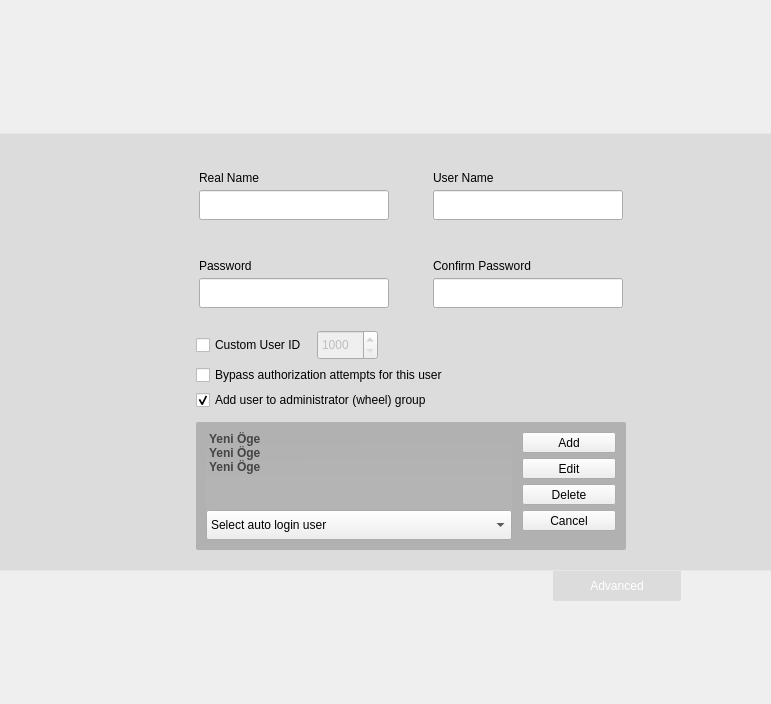
<?xml version="1.0" encoding="UTF-8"?>
<ui version="4.0">
 <class>SetupUsersWidget</class>
 <widget class="QWidget" name="SetupUsersWidget">
  <property name="geometry">
   <rect>
    <x>0</x>
    <y>0</y>
    <width>771</width>
    <height>704</height>
   </rect>
  </property>
  <property name="windowTitle">
   <string/>
  </property>
  <property name="styleSheet">
   <string notr="true">#groupBox { 
	border: 0px;
}

#groupBox_2 { 
	border-top: 0px solid rgba(255,255,255,30);
}

#groupBox_3 { 
	border-top: 0px solid rgba(255,255,255,30);
}

QListView {
       show-decoration-selected: 1; /* make the selection span the entire width of the view */
       color: #444444;
       background-color: qlineargradient(spread:pad, x1:0.5, y1:0, x2:0.516304, y2:0.653, stop:0 rgba(171, 171, 171, 10), stop:1 rgba(255, 255, 255, 10));
       border-radius: 2px;
	   font-weight: bold;
 }




</string>
  </property>
  <layout class="QVBoxLayout" name="verticalLayout_4">
   <property name="spacing">
    <number>0</number>
   </property>
   <property name="margin">
    <number>0</number>
   </property>
   <item>
    <spacer name="verticalSpacer_4">
     <property name="orientation">
      <enum>Qt::Vertical</enum>
     </property>
     <property name="sizeHint" stdset="0">
      <size>
       <width>20</width>
       <height>40</height>
      </size>
     </property>
    </spacer>
   </item>
   <item>
    <widget class="QFrame" name="frame_3">
     <property name="sizePolicy">
      <sizepolicy hsizetype="Expanding" vsizetype="Fixed">
       <horstretch>0</horstretch>
       <verstretch>0</verstretch>
      </sizepolicy>
     </property>
     <property name="minimumSize">
      <size>
       <width>0</width>
       <height>30</height>
      </size>
     </property>
     <property name="maximumSize">
      <size>
       <width>16777215</width>
       <height>30</height>
      </size>
     </property>
     <property name="styleSheet">
      <string notr="true">#frame_3{background-color: rgba(0,0,0,0)}</string>
     </property>
     <property name="frameShape">
      <enum>QFrame::NoFrame</enum>
     </property>
     <property name="frameShadow">
      <enum>QFrame::Raised</enum>
     </property>
     <layout class="QHBoxLayout" name="horizontalLayout_10">
      <property name="spacing">
       <number>30</number>
      </property>
      <item>
       <spacer name="horizontalSpacer_10">
        <property name="orientation">
         <enum>Qt::Horizontal</enum>
        </property>
        <property name="sizeHint" stdset="0">
         <size>
          <width>40</width>
          <height>20</height>
         </size>
        </property>
       </spacer>
      </item>
      <item>
       <spacer name="horizontalSpacer_13">
        <property name="orientation">
         <enum>Qt::Horizontal</enum>
        </property>
        <property name="sizeType">
         <enum>QSizePolicy::Fixed</enum>
        </property>
        <property name="sizeHint" stdset="0">
         <size>
          <width>110</width>
          <height>20</height>
         </size>
        </property>
       </spacer>
      </item>
      <item>
       <spacer name="horizontalSpacer_12">
        <property name="orientation">
         <enum>Qt::Horizontal</enum>
        </property>
        <property name="sizeHint" stdset="0">
         <size>
          <width>40</width>
          <height>20</height>
         </size>
        </property>
       </spacer>
      </item>
     </layout>
    </widget>
   </item>
   <item>
    <widget class="QFrame" name="frame">
     <property name="sizePolicy">
      <sizepolicy hsizetype="Expanding" vsizetype="Fixed">
       <horstretch>0</horstretch>
       <verstretch>0</verstretch>
      </sizepolicy>
     </property>
     <property name="minimumSize">
      <size>
       <width>600</width>
       <height>250</height>
      </size>
     </property>
     <property name="maximumSize">
      <size>
       <width>16777215</width>
       <height>16777215</height>
      </size>
     </property>
     <property name="styleSheet">
      <string notr="true">#frame{
background-color: rgba(0,0,0,20);
border-top: 1px solid rgba(255, 255, 255, 75);/*white*/
border-bottom: 1px solid rgba(255, 255, 255, 75);/*white*/
}
</string>
     </property>
     <property name="frameShape">
      <enum>QFrame::NoFrame</enum>
     </property>
     <property name="frameShadow">
      <enum>QFrame::Raised</enum>
     </property>
     <layout class="QGridLayout" name="gridLayout">
      <property name="topMargin">
       <number>20</number>
      </property>
      <property name="bottomMargin">
       <number>20</number>
      </property>
      <property name="horizontalSpacing">
       <number>30</number>
      </property>
      <property name="verticalSpacing">
       <number>0</number>
      </property>
      <item row="1" column="0">
       <spacer name="horizontalSpacer">
        <property name="orientation">
         <enum>Qt::Horizontal</enum>
        </property>
        <property name="sizeHint" stdset="0">
         <size>
          <width>40</width>
          <height>20</height>
         </size>
        </property>
       </spacer>
      </item>
      <item row="1" column="3">
       <spacer name="horizontalSpacer_2">
        <property name="orientation">
         <enum>Qt::Horizontal</enum>
        </property>
        <property name="sizeHint" stdset="0">
         <size>
          <width>40</width>
          <height>20</height>
         </size>
        </property>
       </spacer>
      </item>
      <item row="1" column="1">
       <layout class="QVBoxLayout" name="verticalLayout">
        <property name="spacing">
         <number>0</number>
        </property>
        <property name="rightMargin">
         <number>0</number>
        </property>
        <item>
         <widget class="QLabel" name="label">
          <property name="sizePolicy">
           <sizepolicy hsizetype="Preferred" vsizetype="Fixed">
            <horstretch>0</horstretch>
            <verstretch>0</verstretch>
           </sizepolicy>
          </property>
          <property name="text">
           <string/>
          </property>
          <property name="pixmap">
           <pixmap resource="../../../../yali-theme-pisi-1.0/data.qrc">:/gui/pics/system-users.png</pixmap>
          </property>
         </widget>
        </item>
        <item>
         <spacer name="verticalSpacer_6">
          <property name="orientation">
           <enum>Qt::Vertical</enum>
          </property>
          <property name="sizeHint" stdset="0">
           <size>
            <width>20</width>
            <height>40</height>
           </size>
          </property>
         </spacer>
        </item>
       </layout>
      </item>
      <item row="0" column="2">
       <spacer name="verticalSpacer">
        <property name="orientation">
         <enum>Qt::Vertical</enum>
        </property>
        <property name="sizeHint" stdset="0">
         <size>
          <width>20</width>
          <height>0</height>
         </size>
        </property>
       </spacer>
      </item>
      <item row="2" column="2">
       <spacer name="verticalSpacer_5">
        <property name="orientation">
         <enum>Qt::Vertical</enum>
        </property>
        <property name="sizeHint" stdset="0">
         <size>
          <width>20</width>
          <height>0</height>
         </size>
        </property>
       </spacer>
      </item>
      <item row="1" column="2">
       <widget class="QFrame" name="formFrame">
        <property name="minimumSize">
         <size>
          <width>430</width>
          <height>0</height>
         </size>
        </property>
        <property name="maximumSize">
         <size>
          <width>430</width>
          <height>16777215</height>
         </size>
        </property>
        <property name="frameShape">
         <enum>QFrame::NoFrame</enum>
        </property>
        <property name="frameShadow">
         <enum>QFrame::Raised</enum>
        </property>
        <property name="lineWidth">
         <number>0</number>
        </property>
        <layout class="QVBoxLayout" name="verticalLayout_2">
         <property name="spacing">
          <number>8</number>
         </property>
         <property name="margin">
          <number>0</number>
         </property>
         <item>
          <widget class="QGroupBox" name="groupBox">
           <property name="minimumSize">
            <size>
             <width>330</width>
             <height>0</height>
            </size>
           </property>
           <property name="maximumSize">
            <size>
             <width>16777215</width>
             <height>16777215</height>
            </size>
           </property>
           <property name="styleSheet">
            <string notr="true"/>
           </property>
           <property name="title">
            <string/>
           </property>
           <property name="flat">
            <bool>true</bool>
           </property>
           <layout class="QGridLayout" name="gridLayout_4">
            <property name="leftMargin">
             <number>0</number>
            </property>
            <property name="rightMargin">
             <number>0</number>
            </property>
            <property name="horizontalSpacing">
             <number>15</number>
            </property>
            <property name="verticalSpacing">
             <number>5</number>
            </property>
            <item row="0" column="2">
             <widget class="QLabel" name="textLabel1_3">
              <property name="text">
               <string>User Name</string>
              </property>
              <property name="wordWrap">
               <bool>false</bool>
              </property>
             </widget>
            </item>
            <item row="0" column="0">
             <widget class="QLabel" name="textLabel1_4">
              <property name="text">
               <string>Real Name</string>
              </property>
              <property name="wordWrap">
               <bool>false</bool>
              </property>
             </widget>
            </item>
            <item row="1" column="0">
             <widget class="QLineEdit" name="realname">
              <property name="sizePolicy">
               <sizepolicy hsizetype="Fixed" vsizetype="Fixed">
                <horstretch>0</horstretch>
                <verstretch>0</verstretch>
               </sizepolicy>
              </property>
              <property name="minimumSize">
               <size>
                <width>190</width>
                <height>30</height>
               </size>
              </property>
              <property name="maximumSize">
               <size>
                <width>190</width>
                <height>30</height>
               </size>
              </property>
              <property name="styleSheet">
               <string notr="true"/>
              </property>
              <property name="frame">
               <bool>true</bool>
              </property>
              <property name="placeholderText">
               <string/>
              </property>
             </widget>
            </item>
            <item row="1" column="2">
             <widget class="QLineEdit" name="username">
              <property name="minimumSize">
               <size>
                <width>190</width>
                <height>30</height>
               </size>
              </property>
              <property name="maximumSize">
               <size>
                <width>190</width>
                <height>30</height>
               </size>
              </property>
              <property name="placeholderText">
               <string/>
              </property>
             </widget>
            </item>
            <item row="1" column="1">
             <widget class="QLabel" name="label_2">
              <property name="text">
               <string/>
              </property>
              <property name="pixmap">
               <pixmap resource="../../../../yali-theme-pisi-1.0/data.qrc">:/gui/pics/arrow-right.png</pixmap>
              </property>
             </widget>
            </item>
           </layout>
          </widget>
         </item>
         <item>
          <widget class="QGroupBox" name="groupBox_2">
           <property name="minimumSize">
            <size>
             <width>330</width>
             <height>0</height>
            </size>
           </property>
           <property name="maximumSize">
            <size>
             <width>16777215</width>
             <height>16777215</height>
            </size>
           </property>
           <property name="title">
            <string/>
           </property>
           <property name="flat">
            <bool>true</bool>
           </property>
           <layout class="QGridLayout" name="gridLayout_5">
            <property name="leftMargin">
             <number>0</number>
            </property>
            <property name="rightMargin">
             <number>0</number>
            </property>
            <property name="horizontalSpacing">
             <number>15</number>
            </property>
            <property name="verticalSpacing">
             <number>5</number>
            </property>
            <item row="0" column="0">
             <widget class="QLabel" name="textLabel1_2">
              <property name="text">
               <string>Password</string>
              </property>
              <property name="wordWrap">
               <bool>false</bool>
              </property>
             </widget>
            </item>
            <item row="0" column="2">
             <widget class="QLabel" name="textLabel1">
              <property name="text">
               <string>Confirm Password</string>
              </property>
              <property name="wordWrap">
               <bool>false</bool>
              </property>
             </widget>
            </item>
            <item row="1" column="0">
             <widget class="QLineEdit" name="pass1">
              <property name="minimumSize">
               <size>
                <width>190</width>
                <height>30</height>
               </size>
              </property>
              <property name="maximumSize">
               <size>
                <width>190</width>
                <height>30</height>
               </size>
              </property>
              <property name="styleSheet">
               <string notr="true"/>
              </property>
              <property name="echoMode">
               <enum>QLineEdit::Password</enum>
              </property>
              <property name="placeholderText">
               <string/>
              </property>
             </widget>
            </item>
            <item row="1" column="2">
             <widget class="QLineEdit" name="pass2">
              <property name="minimumSize">
               <size>
                <width>190</width>
                <height>30</height>
               </size>
              </property>
              <property name="maximumSize">
               <size>
                <width>190</width>
                <height>30</height>
               </size>
              </property>
              <property name="echoMode">
               <enum>QLineEdit::Password</enum>
              </property>
              <property name="placeholderText">
               <string/>
              </property>
             </widget>
            </item>
            <item row="1" column="1">
             <widget class="QLabel" name="label_3">
              <property name="text">
               <string/>
              </property>
              <property name="pixmap">
               <pixmap resource="../../../../yali-theme-pisi-1.0/data.qrc">:/gui/pics/arrow-right.png</pixmap>
              </property>
             </widget>
            </item>
           </layout>
          </widget>
         </item>
         <item>
          <widget class="QScrollArea" name="scrollArea">
           <property name="sizePolicy">
            <sizepolicy hsizetype="Expanding" vsizetype="Fixed">
             <horstretch>0</horstretch>
             <verstretch>0</verstretch>
            </sizepolicy>
           </property>
           <property name="styleSheet">
            <string notr="true">#scrollArea {background-color: rgba(0,0,0,0)}
#scrollAreaWidgetContents {background-color: rgba(0,0,0,0)}</string>
           </property>
           <property name="frameShape">
            <enum>QFrame::NoFrame</enum>
           </property>
           <property name="verticalScrollBarPolicy">
            <enum>Qt::ScrollBarAlwaysOff</enum>
           </property>
           <property name="horizontalScrollBarPolicy">
            <enum>Qt::ScrollBarAlwaysOff</enum>
           </property>
           <property name="widgetResizable">
            <bool>true</bool>
           </property>
           <widget class="QWidget" name="scrollAreaWidgetContents">
            <property name="geometry">
             <rect>
              <x>0</x>
              <y>0</y>
              <width>430</width>
              <height>220</height>
             </rect>
            </property>
            <layout class="QVBoxLayout" name="verticalLayout_9">
             <property name="spacing">
              <number>0</number>
             </property>
             <property name="margin">
              <number>0</number>
             </property>
             <item>
              <widget class="QFrame" name="frame_4">
               <property name="minimumSize">
                <size>
                 <width>0</width>
                 <height>220</height>
                </size>
               </property>
               <property name="maximumSize">
                <size>
                 <width>16777215</width>
                 <height>220</height>
                </size>
               </property>
               <property name="frameShape">
                <enum>QFrame::NoFrame</enum>
               </property>
               <property name="frameShadow">
                <enum>QFrame::Raised</enum>
               </property>
               <layout class="QVBoxLayout" name="verticalLayout_3">
                <property name="spacing">
                 <number>5</number>
                </property>
                <property name="margin">
                 <number>0</number>
                </property>
                <item>
                 <layout class="QHBoxLayout" name="horizontalLayout_2">
                  <property name="spacing">
                   <number>10</number>
                  </property>
                  <property name="topMargin">
                   <number>0</number>
                  </property>
                  <item>
                   <widget class="QCheckBox" name="userIDCheck">
                    <property name="sizePolicy">
                     <sizepolicy hsizetype="Fixed" vsizetype="Fixed">
                      <horstretch>0</horstretch>
                      <verstretch>0</verstretch>
                     </sizepolicy>
                    </property>
                    <property name="text">
                     <string>Custom User ID</string>
                    </property>
                   </widget>
                  </item>
                  <item>
                   <widget class="QSpinBox" name="userID">
                    <property name="enabled">
                     <bool>false</bool>
                    </property>
                    <property name="sizePolicy">
                     <sizepolicy hsizetype="Fixed" vsizetype="Fixed">
                      <horstretch>0</horstretch>
                      <verstretch>0</verstretch>
                     </sizepolicy>
                    </property>
                    <property name="minimumSize">
                     <size>
                      <width>0</width>
                      <height>30</height>
                     </size>
                    </property>
                    <property name="minimum">
                     <number>1000</number>
                    </property>
                    <property name="maximum">
                     <number>65000</number>
                    </property>
                   </widget>
                  </item>
                  <item>
                   <spacer name="horizontalSpacer_11">
                    <property name="orientation">
                     <enum>Qt::Horizontal</enum>
                    </property>
                    <property name="sizeHint" stdset="0">
                     <size>
                      <width>40</width>
                      <height>20</height>
                     </size>
                    </property>
                   </spacer>
                  </item>
                 </layout>
                </item>
                <item>
                 <widget class="QCheckBox" name="noPass">
                  <property name="sizePolicy">
                   <sizepolicy hsizetype="Fixed" vsizetype="Fixed">
                    <horstretch>0</horstretch>
                    <verstretch>0</verstretch>
                   </sizepolicy>
                  </property>
                  <property name="statusTip">
                   <string>Not recommended</string>
                  </property>
                  <property name="text">
                   <string>Bypass authorization attempts for this user</string>
                  </property>
                 </widget>
                </item>
                <item>
                 <widget class="QCheckBox" name="admin">
                  <property name="sizePolicy">
                   <sizepolicy hsizetype="Fixed" vsizetype="Fixed">
                    <horstretch>0</horstretch>
                    <verstretch>0</verstretch>
                   </sizepolicy>
                  </property>
                  <property name="text">
                   <string>Add user to administrator (wheel) group</string>
                  </property>
                  <property name="checked">
                   <bool>true</bool>
                  </property>
                 </widget>
                </item>
                <item>
                 <spacer name="verticalSpacer_7">
                  <property name="orientation">
                   <enum>Qt::Vertical</enum>
                  </property>
                  <property name="sizeType">
                   <enum>QSizePolicy::Fixed</enum>
                  </property>
                  <property name="sizeHint" stdset="0">
                   <size>
                    <width>20</width>
                    <height>7</height>
                   </size>
                  </property>
                 </spacer>
                </item>
                <item>
                 <widget class="QFrame" name="frame_5">
                  <property name="styleSheet">
                   <string notr="true">#frame_5{ 
	border:0px;
	background-color: rgba(0, 0, 0, 50);
	border-radius: 2px;
}</string>
                  </property>
                  <property name="frameShape">
                   <enum>QFrame::StyledPanel</enum>
                  </property>
                  <property name="frameShadow">
                   <enum>QFrame::Raised</enum>
                  </property>
                  <layout class="QVBoxLayout" name="verticalLayout_5">
                   <property name="spacing">
                    <number>0</number>
                   </property>
                   <property name="margin">
                    <number>10</number>
                   </property>
                   <item>
                    <layout class="QHBoxLayout" name="horizontalLayout_4">
                     <property name="spacing">
                      <number>10</number>
                     </property>
                     <property name="leftMargin">
                      <number>0</number>
                     </property>
                     <property name="topMargin">
                      <number>0</number>
                     </property>
                     <item>
                      <layout class="QVBoxLayout" name="verticalLayout_6">
                       <property name="spacing">
                        <number>0</number>
                       </property>
                       <property name="rightMargin">
                        <number>0</number>
                       </property>
                       <item>
                        <widget class="QListWidget" name="userList">
                         <property name="sizePolicy">
                          <sizepolicy hsizetype="Expanding" vsizetype="Fixed">
                           <horstretch>0</horstretch>
                           <verstretch>0</verstretch>
                          </sizepolicy>
                         </property>
                         <property name="minimumSize">
                          <size>
                           <width>300</width>
                           <height>79</height>
                          </size>
                         </property>
                         <property name="maximumSize">
                          <size>
                           <width>16777215</width>
                           <height>79</height>
                          </size>
                         </property>
                         <property name="frameShape">
                          <enum>QFrame::StyledPanel</enum>
                         </property>
                         <property name="frameShadow">
                          <enum>QFrame::Plain</enum>
                         </property>
                         <property name="alternatingRowColors">
                          <bool>false</bool>
                         </property>
                         <property name="iconSize">
                          <size>
                           <width>32</width>
                           <height>32</height>
                          </size>
                         </property>
                         <property name="currentRow">
                          <number>-1</number>
                         </property>
                         <item>
                          <property name="text">
                           <string>Yeni Öge</string>
                          </property>
                         </item>
                         <item>
                          <property name="text">
                           <string>Yeni Öge</string>
                          </property>
                         </item>
                         <item>
                          <property name="text">
                           <string>Yeni Öge</string>
                          </property>
                         </item>
                        </widget>
                       </item>
                       <item>
                        <spacer name="verticalSpacer_20">
                         <property name="orientation">
                          <enum>Qt::Vertical</enum>
                         </property>
                         <property name="sizeHint" stdset="0">
                          <size>
                           <width>20</width>
                           <height>10</height>
                          </size>
                         </property>
                        </spacer>
                       </item>
                       <item>
                        <widget class="QComboBox" name="autoLogin">
                         <property name="sizePolicy">
                          <sizepolicy hsizetype="Expanding" vsizetype="Fixed">
                           <horstretch>0</horstretch>
                           <verstretch>0</verstretch>
                          </sizepolicy>
                         </property>
                         <property name="minimumSize">
                          <size>
                           <width>0</width>
                           <height>30</height>
                          </size>
                         </property>
                         <property name="maximumSize">
                          <size>
                           <width>16777215</width>
                           <height>16777215</height>
                          </size>
                         </property>
                         <property name="minimumContentsLength">
                          <number>22</number>
                         </property>
                         <item>
                          <property name="text">
                           <string>Select auto login user</string>
                          </property>
                         </item>
                        </widget>
                       </item>
                       <item>
                        <spacer name="verticalSpacer_17">
                         <property name="orientation">
                          <enum>Qt::Vertical</enum>
                         </property>
                         <property name="sizeHint" stdset="0">
                          <size>
                           <width>20</width>
                           <height>0</height>
                          </size>
                         </property>
                        </spacer>
                       </item>
                      </layout>
                     </item>
                     <item>
                      <widget class="QFrame" name="userOperationsLayout">
                       <property name="sizePolicy">
                        <sizepolicy hsizetype="Preferred" vsizetype="Expanding">
                         <horstretch>0</horstretch>
                         <verstretch>0</verstretch>
                        </sizepolicy>
                       </property>
                       <property name="minimumSize">
                        <size>
                         <width>0</width>
                         <height>0</height>
                        </size>
                       </property>
                       <property name="maximumSize">
                        <size>
                         <width>94</width>
                         <height>16777215</height>
                        </size>
                       </property>
                       <property name="frameShape">
                        <enum>QFrame::NoFrame</enum>
                       </property>
                       <property name="frameShadow">
                        <enum>QFrame::Raised</enum>
                       </property>
                       <layout class="QHBoxLayout" name="horizontalLayout">
                        <property name="spacing">
                         <number>0</number>
                        </property>
                        <property name="margin">
                         <number>0</number>
                        </property>
                        <item>
                         <layout class="QVBoxLayout" name="verticalLayout_10">
                          <property name="spacing">
                           <number>5</number>
                          </property>
                          <property name="leftMargin">
                           <number>0</number>
                          </property>
                          <item>
                           <widget class="QToolButton" name="createButton">
                            <property name="sizePolicy">
                             <sizepolicy hsizetype="Expanding" vsizetype="Fixed">
                              <horstretch>0</horstretch>
                              <verstretch>0</verstretch>
                             </sizepolicy>
                            </property>
                            <property name="maximumSize">
                             <size>
                              <width>16777215</width>
                              <height>16777215</height>
                             </size>
                            </property>
                            <property name="text">
                             <string>Add</string>
                            </property>
                            <property name="icon">
                             <iconset resource="../../../../yali-theme-pisi-1.0/data.qrc">
                              <normaloff>:/gui/pics/user-group-new.png</normaloff>:/gui/pics/user-group-new.png</iconset>
                            </property>
                            <property name="popupMode">
                             <enum>QToolButton::DelayedPopup</enum>
                            </property>
                            <property name="toolButtonStyle">
                             <enum>Qt::ToolButtonTextBesideIcon</enum>
                            </property>
                            <property name="autoRaise">
                             <bool>false</bool>
                            </property>
                           </widget>
                          </item>
                          <item>
                           <widget class="QToolButton" name="editButton">
                            <property name="sizePolicy">
                             <sizepolicy hsizetype="Expanding" vsizetype="Fixed">
                              <horstretch>0</horstretch>
                              <verstretch>0</verstretch>
                             </sizepolicy>
                            </property>
                            <property name="maximumSize">
                             <size>
                              <width>16777215</width>
                              <height>16777215</height>
                             </size>
                            </property>
                            <property name="text">
                             <string>Edit</string>
                            </property>
                            <property name="icon">
                             <iconset resource="../../../../yali-theme-pisi-1.0/data.qrc">
                              <normaloff>:/gui/pics/user-group-properties.png</normaloff>:/gui/pics/user-group-properties.png</iconset>
                            </property>
                            <property name="toolButtonStyle">
                             <enum>Qt::ToolButtonTextBesideIcon</enum>
                            </property>
                           </widget>
                          </item>
                          <item>
                           <widget class="QToolButton" name="deleteButton">
                            <property name="sizePolicy">
                             <sizepolicy hsizetype="Expanding" vsizetype="Fixed">
                              <horstretch>0</horstretch>
                              <verstretch>0</verstretch>
                             </sizepolicy>
                            </property>
                            <property name="maximumSize">
                             <size>
                              <width>16777215</width>
                              <height>16777215</height>
                             </size>
                            </property>
                            <property name="text">
                             <string>Delete</string>
                            </property>
                            <property name="icon">
                             <iconset resource="../../../../yali-theme-pisi-1.0/data.qrc">
                              <normaloff>:/gui/pics/user-group-delete.png</normaloff>:/gui/pics/user-group-delete.png</iconset>
                            </property>
                            <property name="popupMode">
                             <enum>QToolButton::DelayedPopup</enum>
                            </property>
                            <property name="toolButtonStyle">
                             <enum>Qt::ToolButtonTextBesideIcon</enum>
                            </property>
                            <property name="autoRaise">
                             <bool>false</bool>
                            </property>
                           </widget>
                          </item>
                          <item>
                           <widget class="QToolButton" name="cancelButton">
                            <property name="sizePolicy">
                             <sizepolicy hsizetype="Expanding" vsizetype="Fixed">
                              <horstretch>0</horstretch>
                              <verstretch>0</verstretch>
                             </sizepolicy>
                            </property>
                            <property name="maximumSize">
                             <size>
                              <width>16777215</width>
                              <height>16777215</height>
                             </size>
                            </property>
                            <property name="text">
                             <string>Cancel</string>
                            </property>
                            <property name="icon">
                             <iconset resource="../../../../yali-theme-pisi-1.0/data.qrc">
                              <normaloff>:/gui/pics/dialog-cancel.png</normaloff>:/gui/pics/dialog-cancel.png</iconset>
                            </property>
                            <property name="toolButtonStyle">
                             <enum>Qt::ToolButtonTextBesideIcon</enum>
                            </property>
                           </widget>
                          </item>
                          <item>
                           <spacer name="verticalSpacer_19">
                            <property name="orientation">
                             <enum>Qt::Vertical</enum>
                            </property>
                            <property name="sizeHint" stdset="0">
                             <size>
                              <width>20</width>
                              <height>0</height>
                             </size>
                            </property>
                           </spacer>
                          </item>
                         </layout>
                        </item>
                       </layout>
                      </widget>
                     </item>
                    </layout>
                   </item>
                  </layout>
                 </widget>
                </item>
               </layout>
              </widget>
             </item>
            </layout>
           </widget>
          </widget>
         </item>
         <item>
          <spacer name="verticalSpacer_2">
           <property name="orientation">
            <enum>Qt::Vertical</enum>
           </property>
           <property name="sizeHint" stdset="0">
            <size>
             <width>20</width>
             <height>0</height>
            </size>
           </property>
          </spacer>
         </item>
        </layout>
       </widget>
      </item>
     </layout>
    </widget>
   </item>
   <item>
    <widget class="QFrame" name="frame_2">
     <property name="sizePolicy">
      <sizepolicy hsizetype="Expanding" vsizetype="Fixed">
       <horstretch>0</horstretch>
       <verstretch>0</verstretch>
      </sizepolicy>
     </property>
     <property name="minimumSize">
      <size>
       <width>0</width>
       <height>30</height>
      </size>
     </property>
     <property name="maximumSize">
      <size>
       <width>16777215</width>
       <height>30</height>
      </size>
     </property>
     <property name="styleSheet">
      <string notr="true">#frame_2{background-color: rgba(0,0,0,0)}</string>
     </property>
     <property name="frameShape">
      <enum>QFrame::NoFrame</enum>
     </property>
     <property name="frameShadow">
      <enum>QFrame::Raised</enum>
     </property>
     <layout class="QHBoxLayout" name="horizontalLayout_9">
      <property name="spacing">
       <number>0</number>
      </property>
      <property name="margin">
       <number>0</number>
      </property>
      <item>
       <spacer name="horizontalSpacer_8">
        <property name="orientation">
         <enum>Qt::Horizontal</enum>
        </property>
        <property name="sizeHint" stdset="0">
         <size>
          <width>40</width>
          <height>20</height>
         </size>
        </property>
       </spacer>
      </item>
      <item>
       <spacer name="horizontalSpacer_9">
        <property name="orientation">
         <enum>Qt::Horizontal</enum>
        </property>
        <property name="sizeType">
         <enum>QSizePolicy::Fixed</enum>
        </property>
        <property name="sizeHint" stdset="0">
         <size>
          <width>462</width>
          <height>20</height>
         </size>
        </property>
       </spacer>
      </item>
      <item>
       <widget class="QPushButton" name="addMoreUsers">
        <property name="sizePolicy">
         <sizepolicy hsizetype="Fixed" vsizetype="Fixed">
          <horstretch>0</horstretch>
          <verstretch>0</verstretch>
         </sizepolicy>
        </property>
        <property name="minimumSize">
         <size>
          <width>128</width>
          <height>30</height>
         </size>
        </property>
        <property name="maximumSize">
         <size>
          <width>128</width>
          <height>30</height>
         </size>
        </property>
        <property name="cursor">
         <cursorShape>PointingHandCursor</cursorShape>
        </property>
        <property name="styleSheet">
         <string notr="true">QPushButton{
	padding: 3px 10px 3px 10px;
	color: white;
	border:0px;
	background-color: rgba(0, 0, 0, 20);
	border-radius: 0px;
	border-bottom-left-radius: 2px;
	border-bottom-right-radius: 2px;
}</string>
        </property>
        <property name="text">
         <string>Advanced</string>
        </property>
        <property name="icon">
         <iconset resource="../../../../yali-theme-pisi-1.0/data.qrc">
          <normaloff>:/gui/pics/expand.png</normaloff>:/gui/pics/expand.png</iconset>
        </property>
        <property name="checkable">
         <bool>true</bool>
        </property>
        <property name="flat">
         <bool>true</bool>
        </property>
       </widget>
      </item>
      <item>
       <spacer name="horizontalSpacer_7">
        <property name="orientation">
         <enum>Qt::Horizontal</enum>
        </property>
        <property name="sizeHint" stdset="0">
         <size>
          <width>40</width>
          <height>20</height>
         </size>
        </property>
       </spacer>
      </item>
     </layout>
    </widget>
   </item>
   <item>
    <spacer name="verticalSpacer_3">
     <property name="orientation">
      <enum>Qt::Vertical</enum>
     </property>
     <property name="sizeHint" stdset="0">
      <size>
       <width>20</width>
       <height>40</height>
      </size>
     </property>
    </spacer>
   </item>
  </layout>
 </widget>
 <layoutdefault spacing="6" margin="11"/>
 <pixmapfunction>qPixmapFromMimeSource</pixmapfunction>
 <resources>
  <include location="../../../../yali-theme-pisi-1.0/data.qrc"/>
 </resources>
 <connections/>
</ui>
